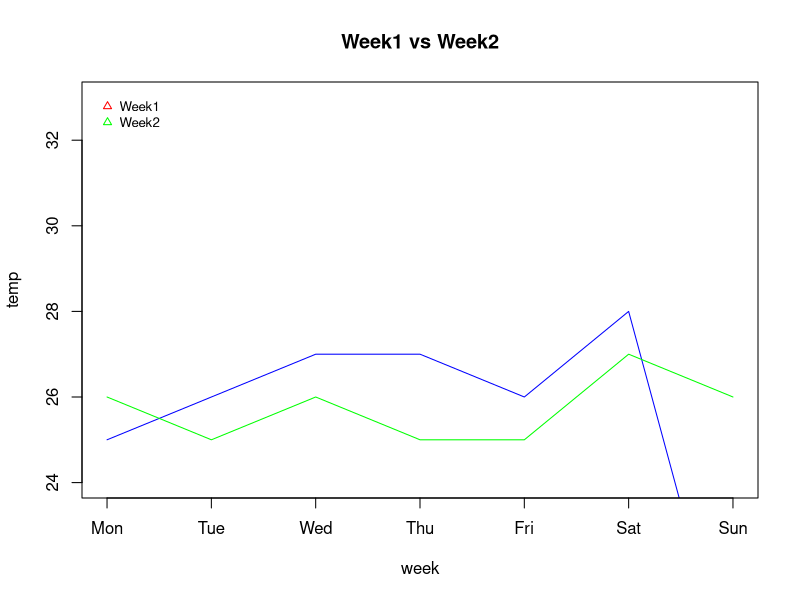

Here is the R script that generated this plot:
Week1= c("Mon","Tue","Wed","Thu","Fri","Sat","Sun")
temp1= c(25,26,27,27,26,28,19)
  
Week2= c("Mon","Tue","Wed","Thu","Fri","Sat","Sun")
temp2= c(26,25,26,25,25,27,26)

plot(temp1,
     type ="l",
     xlab = "week",
     ylab = "temp",
     col = "blue",
     main = "Week1 vs Week2",
     xaxt = "n",
     ylim = c(24,33))

lines(temp2,col="green")
axis(1,at=1:7,labels = Week1)

#par(xpd=T)
legend( "topleft",
       legend = c("Week1", "Week2"),
       col = c("red", "green"),
       pch = 2,
       cex = 0.8,
       bty = "n",
       inset = c(0.02, 0.02)
)
